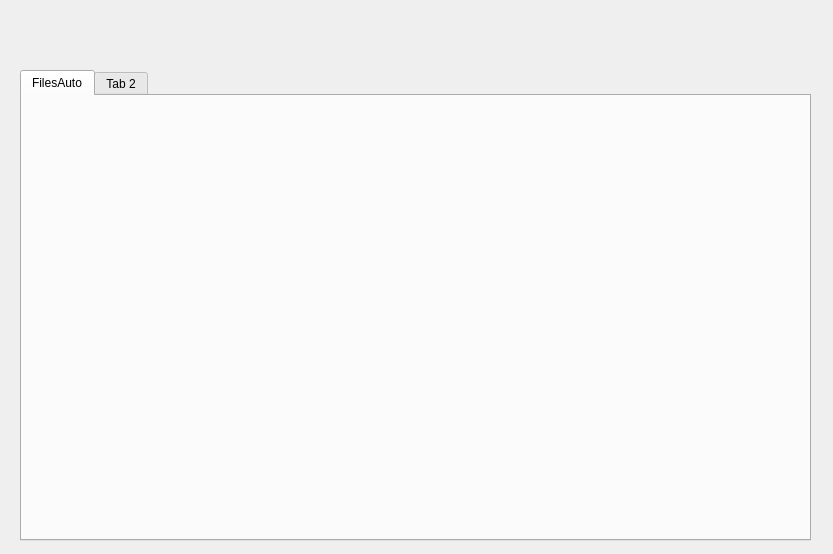
<?xml version="1.0" encoding="UTF-8"?>
<ui version="4.0">
 <class>MainWindow</class>
 <widget class="QDialog" name="MainWindow">
  <property name="geometry">
   <rect>
    <x>0</x>
    <y>0</y>
    <width>833</width>
    <height>554</height>
   </rect>
  </property>
  <property name="windowTitle">
   <string>WinkeyDevelopKits</string>
  </property>
  <widget class="QTabWidget" name="tabWidget">
   <property name="geometry">
    <rect>
     <x>20</x>
     <y>70</y>
     <width>791</width>
     <height>471</height>
    </rect>
   </property>
   <property name="currentIndex">
    <number>0</number>
   </property>
   <widget class="QWidget" name="FilesAutoTab">
    <attribute name="title">
     <string>FilesAuto</string>
    </attribute>
   </widget>
   <widget class="QWidget" name="tab_2">
    <attribute name="title">
     <string>Tab 2</string>
    </attribute>
   </widget>
  </widget>
 </widget>
 <resources/>
 <connections/>
</ui>
